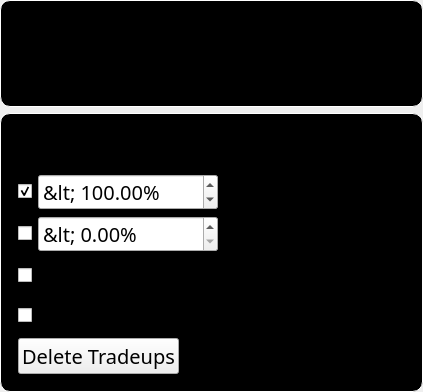
             <widget class="QWidget" name="stackedProfitableTradeupsManager">
              <layout class="QVBoxLayout" name="verticalLayout_23">
               <property name="leftMargin">
                <number>0</number>
               </property>
               <property name="topMargin">
                <number>0</number>
               </property>
               <property name="rightMargin">
                <number>0</number>
               </property>
               <property name="bottomMargin">
                <number>0</number>
               </property>
               <item>
                <widget class="QWidget" name="profitableTradeupsManagerCenter" native="true">
                 <layout class="QVBoxLayout" name="verticalLayout_27">
                  <property name="leftMargin">
                   <number>0</number>
                  </property>
                  <property name="topMargin">
                   <number>0</number>
                  </property>
                  <property name="rightMargin">
                   <number>0</number>
                  </property>
                  <property name="bottomMargin">
                   <number>0</number>
                  </property>
                  <item>
                   <widget class="QWidget" name="profitableTradeupsManagerOverview" native="true">
                    <property name="styleSheet">
                     <string notr="true">#profitableTradeupsManagerOverview{
	background-color: rgb(0, 0, 0);
	border: 1px solid white;
	border-radius: 10px
}
</string>
                    </property>
                    <layout class="QHBoxLayout" name="horizontalLayout_22">
                     <property name="leftMargin">
                      <number>0</number>
                     </property>
                     <property name="topMargin">
                      <number>0</number>
                     </property>
                     <property name="rightMargin">
                      <number>0</number>
                     </property>
                     <property name="bottomMargin">
                      <number>0</number>
                     </property>
                     <item alignment="Qt::AlignTop">
                      <widget class="QWidget" name="widget_19" native="true">
                       <layout class="QVBoxLayout" name="verticalLayout_90">
                        <item>
                         <widget class="QLabel" name="label_9">
                          <property name="font">
                           <font>
                            <family>SystemHud</family>
                            <pointsize>20</pointsize>
                            <weight>50</weight>
                            <bold>false</bold>
                            <underline>true</underline>
                           </font>
                          </property>
                          <property name="styleSheet">
                           <string notr="true">padding-left: 0</string>
                          </property>
                          <property name="text">
                           <string>Tradeup stats</string>
                          </property>
                         </widget>
                        </item>
                        <item alignment="Qt::AlignLeft">
                         <widget class="QWidget" name="widget_27" native="true">
                          <property name="styleSheet">
                           <string notr="true">padding: 0</string>
                          </property>
                          <layout class="QHBoxLayout" name="horizontalLayout_12">
                           <item>
                            <widget class="QLabel" name="label_22">
                             <property name="font">
                              <font>
                               <family>SystemHud</family>
                               <pointsize>15</pointsize>
                               <weight>50</weight>
                               <bold>false</bold>
                              </font>
                             </property>
                             <property name="text">
                              <string>Tradeups found</string>
                             </property>
                            </widget>
                           </item>
                           <item>
                            <widget class="QLabel" name="totalTradeups">
                             <property name="font">
                              <font>
                               <family>SystemHud</family>
                               <pointsize>15</pointsize>
                               <weight>50</weight>
                               <bold>false</bold>
                              </font>
                             </property>
                             <property name="text">
                              <string>0</string>
                             </property>
                            </widget>
                           </item>
                          </layout>
                         </widget>
                        </item>
                       </layout>
                      </widget>
                     </item>
                    </layout>
                   </widget>
                  </item>
                  <item>
                   <widget class="QWidget" name="profitableTradeupsManagerManager" native="true">
                    <property name="styleSheet">
                     <string notr="true">#profitableTradeupsManagerManager{
	background-color: rgb(0, 0, 0);
	border: 1px solid white;
	border-radius: 10px
}
</string>
                    </property>
                    <layout class="QVBoxLayout" name="verticalLayout_29">
                     <property name="leftMargin">
                      <number>0</number>
                     </property>
                     <property name="topMargin">
                      <number>0</number>
                     </property>
                     <property name="rightMargin">
                      <number>0</number>
                     </property>
                     <property name="bottomMargin">
                      <number>0</number>
                     </property>
                     <item alignment="Qt::AlignTop">
                      <widget class="QWidget" name="widget_15" native="true">
                       <property name="styleSheet">
                        <string notr="true"/>
                       </property>
                       <layout class="QVBoxLayout" name="verticalLayout_38">
                        <item>
                         <widget class="QLabel" name="label">
                          <property name="font">
                           <font>
                            <family>SystemHud</family>
                            <pointsize>20</pointsize>
                            <weight>50</weight>
                            <bold>false</bold>
                            <underline>true</underline>
                           </font>
                          </property>
                          <property name="styleSheet">
                           <string notr="true">padding-left: 0</string>
                          </property>
                          <property name="text">
                           <string>Manage Tradeups</string>
                          </property>
                         </widget>
                        </item>
                        <item>
                         <widget class="QWidget" name="widget_13" native="true">
                          <property name="styleSheet">
                           <string notr="true"/>
                          </property>
                          <layout class="QVBoxLayout" name="verticalLayout_37">
                           <item alignment="Qt::AlignLeft">
                            <widget class="QWidget" name="profBox" native="true">
                             <property name="styleSheet">
                              <string notr="true"/>
                             </property>
                             <layout class="QHBoxLayout" name="horizontalLayout_18">
                              <property name="leftMargin">
                               <number>0</number>
                              </property>
                              <property name="topMargin">
                               <number>0</number>
                              </property>
                              <property name="rightMargin">
                               <number>0</number>
                              </property>
                              <property name="bottomMargin">
                               <number>0</number>
                              </property>
                              <item>
                               <widget class="QCheckBox" name="profCheck">
                                <property name="text">
                                 <string/>
                                </property>
                                <property name="checked">
                                 <bool>true</bool>
                                </property>
                               </widget>
                              </item>
                              <item>
                               <widget class="QDoubleSpinBox" name="tradeupsProfMarginDelete">
                                <property name="font">
                                 <font>
                                  <family>SystemHud</family>
                                  <pointsize>15</pointsize>
                                  <weight>50</weight>
                                  <bold>false</bold>
                                 </font>
                                </property>
                                <property name="prefix">
                                 <string>&lt; </string>
                                </property>
                                <property name="suffix">
                                 <string>%</string>
                                </property>
                                <property name="maximum">
                                 <double>100000.000000000000000</double>
                                </property>
                                <property name="value">
                                 <double>100.000000000000000</double>
                                </property>
                               </widget>
                              </item>
                              <item>
                               <widget class="QLabel" name="label_7">
                                <property name="font">
                                 <font>
                                  <family>SystemHud</family>
                                  <pointsize>15</pointsize>
                                  <weight>50</weight>
                                  <bold>false</bold>
                                 </font>
                                </property>
                                <property name="text">
                                 <string>Profitability margin</string>
                                </property>
                               </widget>
                              </item>
                             </layout>
                            </widget>
                           </item>
                           <item alignment="Qt::AlignLeft">
                            <widget class="QWidget" name="widget_18" native="true">
                             <layout class="QHBoxLayout" name="horizontalLayout_21">
                              <property name="leftMargin">
                               <number>0</number>
                              </property>
                              <property name="topMargin">
                               <number>0</number>
                              </property>
                              <property name="rightMargin">
                               <number>0</number>
                              </property>
                              <property name="bottomMargin">
                               <number>0</number>
                              </property>
                              <item>
                               <widget class="QCheckBox" name="chanceToProfCheck">
                                <property name="text">
                                 <string/>
                                </property>
                                <property name="checked">
                                 <bool>false</bool>
                                </property>
                               </widget>
                              </item>
                              <item>
                               <widget class="QDoubleSpinBox" name="tradeupsChanceToProfit">
                                <property name="font">
                                 <font>
                                  <family>SystemHud</family>
                                  <pointsize>15</pointsize>
                                  <weight>50</weight>
                                  <bold>false</bold>
                                 </font>
                                </property>
                                <property name="prefix">
                                 <string>&lt; </string>
                                </property>
                                <property name="suffix">
                                 <string>%</string>
                                </property>
                                <property name="maximum">
                                 <double>100000.000000000000000</double>
                                </property>
                               </widget>
                              </item>
                              <item>
                               <widget class="QLabel" name="label_18">
                                <property name="font">
                                 <font>
                                  <family>SystemHud</family>
                                  <pointsize>15</pointsize>
                                  <weight>50</weight>
                                  <bold>false</bold>
                                 </font>
                                </property>
                                <property name="text">
                                 <string>Chance To Profit</string>
                                </property>
                               </widget>
                              </item>
                             </layout>
                            </widget>
                           </item>
                           <item alignment="Qt::AlignLeft">
                            <widget class="QCheckBox" name="includeFavTradeups">
                             <property name="font">
                              <font>
                               <family>SystemHud</family>
                               <pointsize>15</pointsize>
                               <weight>50</weight>
                               <bold>false</bold>
                              </font>
                             </property>
                             <property name="styleSheet">
                              <string notr="true"/>
                             </property>
                             <property name="text">
                              <string>Include favourites</string>
                             </property>
                            </widget>
                           </item>
                           <item>
                            <widget class="QCheckBox" name="selectEveryTradeup">
                             <property name="font">
                              <font>
                               <family>SystemHud</family>
                               <pointsize>15</pointsize>
                               <weight>50</weight>
                               <bold>false</bold>
                              </font>
                             </property>
                             <property name="styleSheet">
                              <string notr="true"/>
                             </property>
                             <property name="text">
                              <string>Select Every tradeup</string>
                             </property>
                            </widget>
                           </item>
                           <item alignment="Qt::AlignLeft">
                            <widget class="QPushButton" name="buttonDeleteTradeups">
                             <property name="font">
                              <font>
                               <family>SystemHud</family>
                               <pointsize>15</pointsize>
                               <weight>50</weight>
                               <bold>false</bold>
                              </font>
                             </property>
                             <property name="text">
                              <string>Delete Tradeups</string>
                             </property>
                            </widget>
                           </item>
                          </layout>
                         </widget>
                        </item>
                       </layout>
                      </widget>
                     </item>
                    </layout>
                   </widget>
                  </item>
                 </layout>
                </widget>
               </item>
              </layout>
             </widget>
